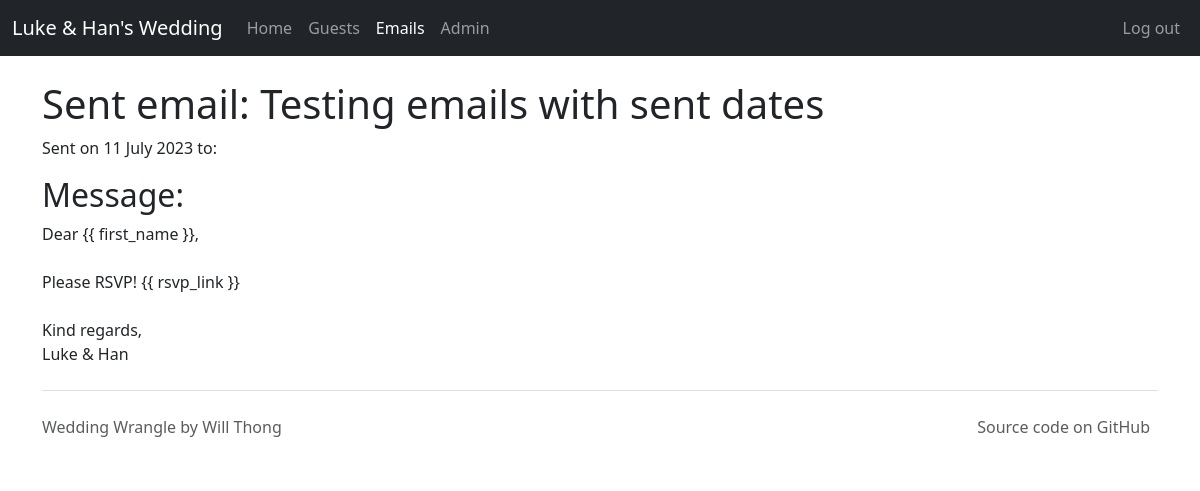
The page /email/26/detail/ (signed in) on the database its author committed.
### weddingwrangle/models.py (models this page shows, shortened)
class Email(models.Model):
    subject = models.CharField(max_length=100)
    text = models.CharField(max_length=10000000)
    date_sent = models.DateTimeField(auto_now=False, auto_now_add=False, null=True)
    audience = models.ForeignKey(Audience, on_delete=models.CASCADE, related_name="email")

### weddingwrangle/views.py (the view)
# urls.py: path("email/<int:pk>/detail/", views.EmailDetail.as_view(), name="email_detail"),
class EmailDetail(LoginRequiredMixin, DetailView):
    model = Email
    template_name = "weddingwrangle/email_detail.html"

### weddingwrangle/context_processors.py (called while the page is built)
def app_name(request):
    return {"APP_NAME": settings.APP_NAME}

### weddingwrangle/templates/weddingwrangle/email_detail.html (shortened to what this page needs)
{% extends "base_bootstrap.html" %}
{% load crispy_forms_tags %}
{% load qr_code %}
{% block content %}
  <h1> Sent email: {{ object.subject }} </h1>
  <p>
  {% if object.date_sent == None %}
    Unsent
  {% else %}
    Sent on {{ object.date_sent|date:"j F Y" }} to:
  {% endif %}
  </p>
    <h2> Message: </h2>
    <p>
      {{ object.text|linebreaksbr }}
    </p>
{% endblock %}

### rows shown on the page
Email: subject "Testing emails with sent dates", date_sent "11 July 2023", text "Dear {{ first_name }}, Please RSVP! {{ rsvp_link }} Kind regards, Luke & Han"

### other values the page prints
{{ APP_NAME }} "Luke & Han's Wedding"
